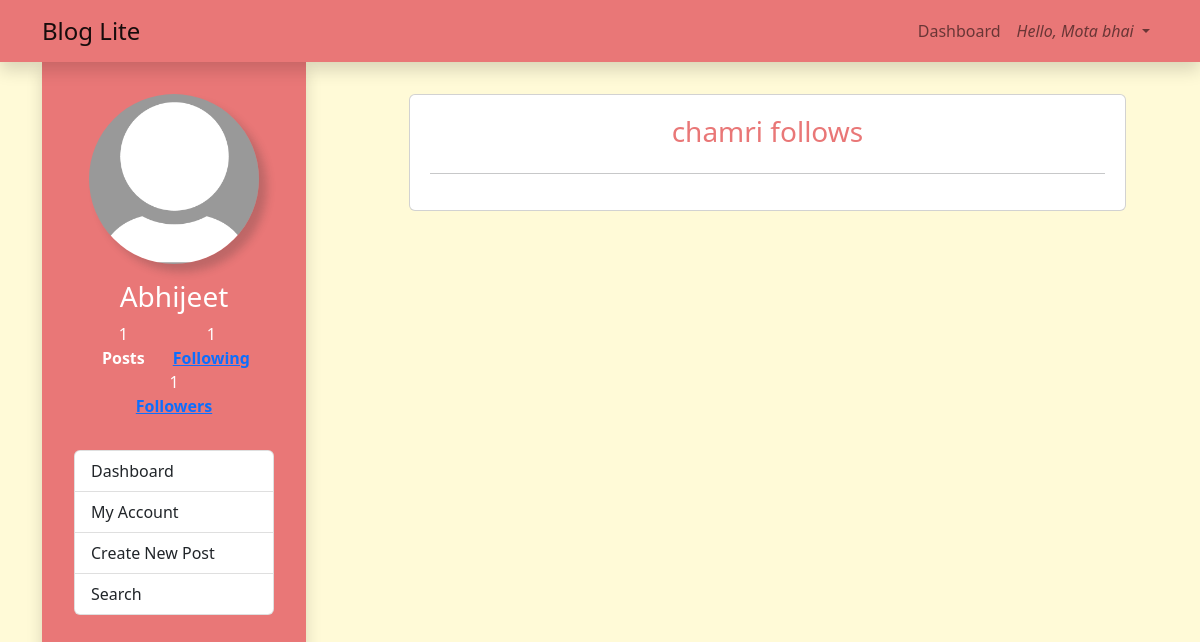
The page /showfollowing/chamri (signed in) on the database its author committed.
### blog/models.py (models this page shows, shortened)
class User(db.Model, UserMixin):
    id = db.Column(db.Integer(), primary_key=True)
    fullname = db.Column(db.String(length=30), nullable=False)
    username = db.Column(db.String(length=30), unique=True, nullable=False)
    email = db.Column(db.String(length=50), nullable=False)
    profilePicture = db.Column(db.String(length=50), nullable=True, default='default-profile-pic.jpg')
    password_hash = db.Column(db.String(length=60), nullable=False)
    posts_created = db.relationship('Post', backref='author')
    followed = db.relationship('User',
                               secondary=followers,
                               primaryjoin=(followers.c.follower_id == id),
                               secondaryjoin=(followers.c.followed_id == id),
                               backref=db.backref('followers', lazy='dynamic'),
                               lazy='dynamic')
    def PostCount(self):
        return len(list(self.posts_created))
    @property
    def password(self):
        return self.password

### blog/routes.py (the view)
@app.route('/showfollowing/<username>')
@login_required
def showfollowing(username):
    users = User.query.filter_by(username=username).first()
    return render_template('following.html',user = users)

### blog/models.py (called while the page is built)
@login_manager.user_loader
def load_user(user_id):
    return User.query.get(int(user_id))

### blog/templates/following.html (shortened to what this page needs)
{% extends 'base.html' %}
{% block content %}
<section class="container dashboard">
    <aside class="sidebar container shadow">
      <div class="side-nav">
        <div class="profile-data container">
            <img src="{{ url_for('static',filename = current_user.profilePicture) }}" class="float-start profile-img">
            <h3 class="profile-name">{{ current_user.fullname }}</h3>
            <div class="container text-center sidebar-follow">
                <div class="row">
                  <div class="col">
                    {{ current_user.PostCount() }}
                    <br>
                    <strong>Posts</strong>
                  </div>
                  <div class="col">
                    {{ current_user.followed.count()-1 }}
                    <br>
                    <strong><a href="{{ url_for('showfollowing', username=current_user.username) }}">Following</a></strong>
                  </div>
                  <div class="col">
                    {{ current_user.followers.count()-1 }}
                    <br>
                    <strong><a href="{{ url_for('showfollowers', username=current_user.username) }}">Followers</a></strong>
                  </div>
                </div>
            </div>
        </div>
        <div class="list-group">
          <a href="{{ url_for('home_page') }}" class="list-group-item list-group-item-action">Dashboard</a>
          <a href="{{ url_for('user_page', user = current_user.username) }}" class="list-group-item list-group-item-action">My Account</a>
          <a href="{{ url_for('home_page') }}" class="list-group-item list-group-item-action">Create New Post</a>
          <a href="#" class="list-group-item list-group-item-action">Search</a>
        </div>
        </div>
    </aside>
    <main class="main-dashboard container">
        <div class="container card follow-card text-center">
            <h3 class="heading">{{ user.username }} follows</h3>
            <hr>
        </div>
    </main>
</section>
{% endblock %}

### blog/templates/base.html (shortened to what this page needs)
<!DOCTYPE html>
<html lang="en">
<head>
    <link href="https://cdn.jsdelivr.net/npm/bootstrap@5.2.2/dist/css/bootstrap.min.css" rel="stylesheet">
    <link rel="stylesheet" href="https://cdn.jsdelivr.net/npm/bootstrap-icons@1.10.3/font/bootstrap-icons.css">
    <link rel="stylesheet" href="{{ url_for('static', filename='./css/style.css') }}">
</head>
<body>
    <nav class="navbar navbar-expand-lg d-flex sticky-top shadow">
      <div class="container">
        <a class="navbar-brand" href="/">Blog Lite</a>
        <div class="collapse navbar-collapse" id="navbarNav">
          <ul class="navbar-nav">
            {% if current_user.is_authenticated %}
              <li class="nav-item">
                <a class="nav-link" href="{{ url_for('home_page') }}">Dashboard</a>
              </li>
              <li class="nav-item dropdown">
                <a class="nav-link dropdown-toggle" href="#" role="button" data-bs-toggle="dropdown" aria-expanded="false">
                  <i>Hello, {{ current_user.username }}</i>
                </a>
              </li>
            {% endif %}
          </ul>
        </div>
      </div>
    </nav>
    <div class="container-fluid">
      {% block content %}{% endblock %}
    </div>
</body>
</html>

### blog/static/css/style.css (style rules this page uses)
:root { --bs-darkpink : #E97777; --bs-lightpink : #FF9F9F; --bs-darkyellow : #FCDDB0; --bs-lightyellow : #FFFAD7; --bs-black: rgba(0, 0, 0, 0.614); --bs-white: #fff; }
.container-fluid { padding: 0; }
body { background-color: var(--bs-lightyellow); }
.navbar-expand-lg .navbar-collapse { justify-content: flex-end; }
.navbar { background-color: var(--bs-darkpink); }
.navbar-brand { font-size: 1.5rem; }
.profile-data { display: flex; flex-direction: column; align-items: center; color: var(--bs-white) }
.profile-img { width: 170px; height: 170px; margin: 0 0 1rem 0; border-radius: 50%; box-shadow: 8px 8px 8px rgba(50, 50, 50, 0.237); }
.sidebar { width: 22%; height: 100vh; background-color: var(--bs-darkpink); border-bottom-left-radius: 10px; border-bottom-right-radius: 10px; padding: 2rem; position: fixed; }
.sidebar-follow { margin-bottom: 2rem; }
.main-dashboard { width: 70%; padding: 2rem; margin-right: 0; }
.dashboard { display: flex; }
.follow-card { padding: 20px; }
.follow-card .heading { color: var(--bs-darkpink); }

### rows shown on the page
User: username "Mota bhai", profilePicture (placeholder picture), fullname "Abhijeet"
User: username "chamri"

### other values the page prints
{{ current_user.PostCount() }} "1"
{{ current_user.followed.count()-1 }} "1"
{{ current_user.followers.count()-1 }} "1"
